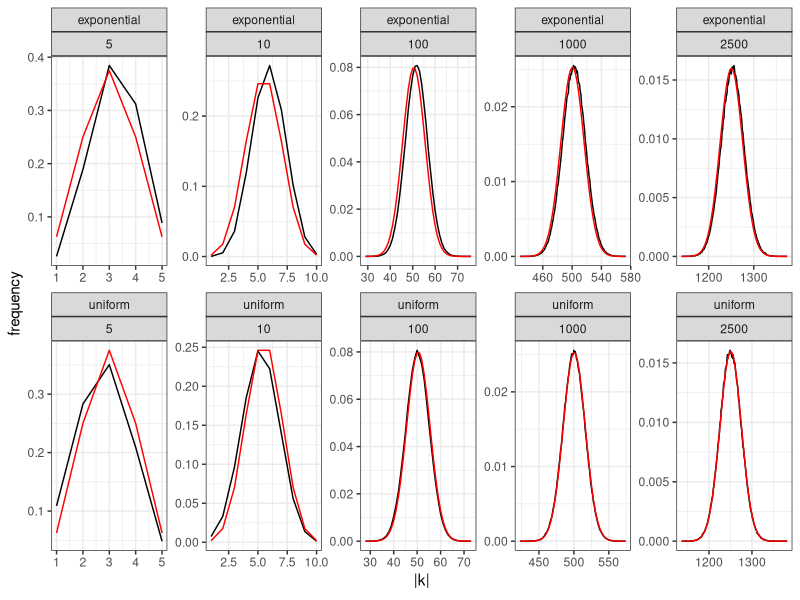

This figure's R source:
## ---- chunk 1
#| warning: false
#| message: false
#| echo: false
library(tidyverse)
results <- read_csv("code/cc/res_CC.csv")
ggplot(results) + aes(x = k, y = freq) + 
  geom_line() + 
  geom_line(aes(y = expected), colour = "red") + 
  facet_wrap(dist~n, ncol = 5, scales = "free") +
  theme_bw() + xlab(expression("|k|")) + ylab("frequency")
